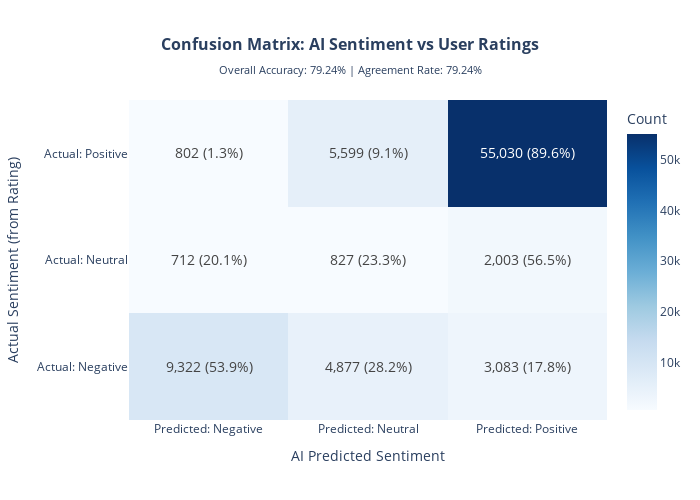

Notebook cell for this chart:
### Markdown cell above
## 8. Confusion Matrix Visualization (Plotly)

### Code cell
# Create confusion matrix
labels = ['Negative', 'Neutral', 'Positive']
cm = confusion_matrix(y_true, y_pred, labels=labels)

# Calculate percentages
cm_pct = cm.astype('float') / cm.sum(axis=1)[:, np.newaxis] * 100

# Create annotation text with counts and percentages
annotations = []
for i in range(len(labels)):
    for j in range(len(labels)):
        annotations.append(f"{cm[i,j]:,}\n({cm_pct[i,j]:.1f}%)")

annotations = np.array(annotations).reshape(len(labels), len(labels))

# Create Plotly heatmap
fig = go.Figure(data=go.Heatmap(
    z=cm,
    x=[f'Predicted: {l}' for l in labels],
    y=[f'Actual: {l}' for l in labels],
    colorscale='Blues',
    text=annotations,
    texttemplate='%{text}',
    textfont={'size': 14},
    hovertemplate='Actual: %{y}<br>Predicted: %{x}<br>Count: %{z}<extra></extra>',
    colorbar=dict(title='Count')
))

fig.update_layout(
    title=dict(
        text=f'<b>Confusion Matrix: AI Sentiment vs User Ratings</b><br>' +
             f'<sub>Overall Accuracy: {accuracy:.2%} | Agreement Rate: {match_rate:.2%}</sub>',
        x=0.5,
        font=dict(size=16)
    ),
    xaxis_title='AI Predicted Sentiment',
    yaxis_title='Actual Sentiment (from Rating)',
    height=500,
    width=700,
    template='plotly_white'
)

fig.show()

# Save confusion matrix data for dashboard
cm_data = {
    'confusion_matrix': cm.tolist(),
    'labels': labels,
    'accuracy': accuracy,
    'match_rate': match_rate,
    'classification_report': class_report
}

with open('confusion_matrix_data.json', 'w') as f:
    json.dump(cm_data, f, indent=2)

print("\n✅ Confusion matrix saved to 'confusion_matrix_data.json'")

### Figure 1 — Plotly figure (JSON) as saved in the notebook; plotly's stock layout.template omitted (floating-point values rounded to 4 significant figures)
{"data": [{"colorbar": {"title": {"text": "Count"}}, "colorscale": [[0, "rgb(247,251,255)"], [0.125, "rgb(222,235,247)"], [0.25, "rgb(198,219,239)"], [0.375, "rgb(158,202,225)"], [0.5, "rgb(107,174,214)"], [0.625, "rgb(66,146,198)"], [0.75, "rgb(33,113,181)"], [0.875, "rgb(8,81,156)"], [1, "rgb(8,48,107)"]], "hovertemplate": "Actual: %{y}<br>Predicted: %{x}<br>Count: %{z}<extra></extra>", "text": [["9,322\n(53.9%)", "4,877\n(28.2%)", "3,083\n(17.8%)"], ["712\n(20.1%)", "827\n(23.3%)", "2,003\n(56.5%)"], ["802\n(1.3%)", "5,599\n(9.1%)", "55,030\n(89.6%)"]], "textfont": {"size": 14}, "texttemplate": "%{text}", "type": "heatmap", "x": ["Predicted: Negative", "Predicted: Neutral", "Predicted: Positive"], "y": ["Actual: Negative", "Actual: Neutral", "Actual: Positive"], "z": [[9322, 4877, 3083], [712, 827, 2003], [802, 5599, 55030]]}], "layout": {"height": 500, "title": {"font": {"size": 16}, "text": "<b>Confusion Matrix: AI Sentiment vs User Ratings</b><br><sub>Overall Accuracy: 79.24% | Agreement Rate: 79.24%</sub>", "x": 0.5}, "width": 700, "xaxis": {"title": {"text": "AI Predicted Sentiment"}}, "yaxis": {"title": {"text": "Actual Sentiment (from Rating)"}}}}
